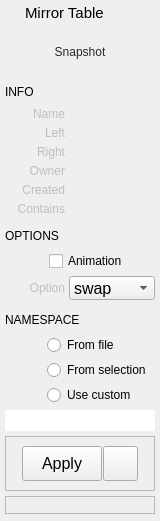
<?xml version="1.0" encoding="UTF-8"?>
<ui version="4.0">
 <class>Form</class>
 <widget class="QWidget" name="Form">
  <property name="geometry">
   <rect>
    <x>0</x>
    <y>0</y>
    <width>160</width>
    <height>521</height>
   </rect>
  </property>
  <property name="sizePolicy">
   <sizepolicy hsizetype="Preferred" vsizetype="Preferred">
    <horstretch>0</horstretch>
    <verstretch>0</verstretch>
   </sizepolicy>
  </property>
  <property name="minimumSize">
   <size>
    <width>160</width>
    <height>490</height>
   </size>
  </property>
  <property name="maximumSize">
   <size>
    <width>300</width>
    <height>16777215</height>
   </size>
  </property>
  <property name="windowTitle">
   <string>Form</string>
  </property>
  <property name="styleSheet">
   <string notr="true">QComboBox, QLineEdit {
	font-size: 16px;
}
</string>
  </property>
  <layout class="QVBoxLayout" name="verticalLayout">
   <property name="spacing">
    <number>5</number>
   </property>
   <property name="leftMargin">
    <number>5</number>
   </property>
   <property name="topMargin">
    <number>2</number>
   </property>
   <property name="rightMargin">
    <number>5</number>
   </property>
   <property name="bottomMargin">
    <number>2</number>
   </property>
   <item>
    <layout class="QHBoxLayout" name="horizontalLayout_18">
     <property name="leftMargin">
      <number>2</number>
     </property>
     <property name="topMargin">
      <number>2</number>
     </property>
     <property name="rightMargin">
      <number>2</number>
     </property>
     <property name="bottomMargin">
      <number>0</number>
     </property>
     <item>
      <widget class="QLabel" name="label_6">
       <property name="maximumSize">
        <size>
         <width>13</width>
         <height>13</height>
        </size>
       </property>
       <property name="text">
        <string/>
       </property>
       <property name="pixmap">
        <pixmap>../icons/mirrortable2.png</pixmap>
       </property>
       <property name="scaledContents">
        <bool>true</bool>
       </property>
      </widget>
     </item>
     <item>
      <widget class="QLabel" name="label_2">
       <property name="font">
        <font>
         <family>Arial</family>
         <pointsize>11</pointsize>
         <weight>50</weight>
         <bold>false</bold>
        </font>
       </property>
       <property name="text">
        <string>Mirror Table</string>
       </property>
      </widget>
     </item>
    </layout>
   </item>
   <item>
    <layout class="QHBoxLayout" name="horizontalLayout_14">
     <property name="spacing">
      <number>0</number>
     </property>
     <property name="topMargin">
      <number>0</number>
     </property>
     <property name="bottomMargin">
      <number>0</number>
     </property>
     <item>
      <widget class="QLabel" name="label_9">
       <property name="minimumSize">
        <size>
         <width>0</width>
         <height>0</height>
        </size>
       </property>
       <property name="maximumSize">
        <size>
         <width>0</width>
         <height>16777215</height>
        </size>
       </property>
       <property name="text">
        <string/>
       </property>
      </widget>
     </item>
     <item>
      <widget class="QFrame" name="iconFrame_2">
       <property name="sizePolicy">
        <sizepolicy hsizetype="Expanding" vsizetype="Expanding">
         <horstretch>0</horstretch>
         <verstretch>1</verstretch>
        </sizepolicy>
       </property>
       <property name="minimumSize">
        <size>
         <width>50</width>
         <height>50</height>
        </size>
       </property>
       <property name="maximumSize">
        <size>
         <width>150</width>
         <height>150</height>
        </size>
       </property>
       <property name="styleSheet">
        <string notr="true"/>
       </property>
       <property name="frameShape">
        <enum>QFrame::NoFrame</enum>
       </property>
       <property name="frameShadow">
        <enum>QFrame::Plain</enum>
       </property>
       <property name="lineWidth">
        <number>0</number>
       </property>
       <layout class="QVBoxLayout" name="verticalLayout_4">
        <property name="spacing">
         <number>0</number>
        </property>
        <property name="margin">
         <number>0</number>
        </property>
        <item>
         <widget class="QToolButton" name="snapshotButton">
          <property name="enabled">
           <bool>true</bool>
          </property>
          <property name="sizePolicy">
           <sizepolicy hsizetype="Expanding" vsizetype="Expanding">
            <horstretch>0</horstretch>
            <verstretch>1</verstretch>
           </sizepolicy>
          </property>
          <property name="minimumSize">
           <size>
            <width>0</width>
            <height>0</height>
           </size>
          </property>
          <property name="maximumSize">
           <size>
            <width>150</width>
            <height>150</height>
           </size>
          </property>
          <property name="toolTip">
           <string>Take snapshot</string>
          </property>
          <property name="layoutDirection">
           <enum>Qt::LeftToRight</enum>
          </property>
          <property name="styleSheet">
           <string notr="true">color: rgb(40, 40, 40);
border: 1px solid rgb(0, 0, 0, 0);
background-color: rgb(254, 255, 230, 0);</string>
          </property>
          <property name="text">
           <string>Snapshot</string>
          </property>
          <property name="icon">
           <iconset>
            <normaloff>../icons/thumbnail.png</normaloff>../icons/thumbnail.png</iconset>
          </property>
          <property name="iconSize">
           <size>
            <width>176</width>
            <height>180</height>
           </size>
          </property>
          <property name="popupMode">
           <enum>QToolButton::InstantPopup</enum>
          </property>
          <property name="toolButtonStyle">
           <enum>Qt::ToolButtonIconOnly</enum>
          </property>
          <property name="autoRaise">
           <bool>false</bool>
          </property>
         </widget>
        </item>
       </layout>
      </widget>
     </item>
    </layout>
   </item>
   <item>
    <layout class="QHBoxLayout" name="horizontalLayout_7">
     <property name="topMargin">
      <number>0</number>
     </property>
     <item>
      <widget class="QLabel" name="label_8">
       <property name="minimumSize">
        <size>
         <width>100</width>
         <height>0</height>
        </size>
       </property>
       <property name="maximumSize">
        <size>
         <width>200</width>
         <height>16777215</height>
        </size>
       </property>
       <property name="font">
        <font>
         <family>Arial</family>
         <pointsize>9</pointsize>
         <weight>50</weight>
         <bold>false</bold>
        </font>
       </property>
       <property name="text">
        <string>INFO</string>
       </property>
      </widget>
     </item>
     <item>
      <spacer name="horizontalSpacer_2">
       <property name="orientation">
        <enum>Qt::Horizontal</enum>
       </property>
       <property name="sizeHint" stdset="0">
        <size>
         <width>40</width>
         <height>20</height>
        </size>
       </property>
      </spacer>
     </item>
    </layout>
   </item>
   <item>
    <layout class="QHBoxLayout" name="horizontalLayout">
     <property name="spacing">
      <number>6</number>
     </property>
     <property name="topMargin">
      <number>0</number>
     </property>
     <item>
      <widget class="QLabel" name="label">
       <property name="enabled">
        <bool>false</bool>
       </property>
       <property name="sizePolicy">
        <sizepolicy hsizetype="Fixed" vsizetype="Preferred">
         <horstretch>0</horstretch>
         <verstretch>0</verstretch>
        </sizepolicy>
       </property>
       <property name="minimumSize">
        <size>
         <width>60</width>
         <height>0</height>
        </size>
       </property>
       <property name="maximumSize">
        <size>
         <width>60</width>
         <height>16777215</height>
        </size>
       </property>
       <property name="text">
        <string>Name</string>
       </property>
       <property name="alignment">
        <set>Qt::AlignRight|Qt::AlignTrailing|Qt::AlignVCenter</set>
       </property>
      </widget>
     </item>
     <item>
      <widget class="QLabel" name="name">
       <property name="enabled">
        <bool>true</bool>
       </property>
       <property name="sizePolicy">
        <sizepolicy hsizetype="Ignored" vsizetype="Preferred">
         <horstretch>0</horstretch>
         <verstretch>0</verstretch>
        </sizepolicy>
       </property>
       <property name="text">
        <string/>
       </property>
      </widget>
     </item>
    </layout>
   </item>
   <item>
    <layout class="QHBoxLayout" name="horizontalLayout_4">
     <property name="spacing">
      <number>6</number>
     </property>
     <property name="topMargin">
      <number>0</number>
     </property>
     <item>
      <widget class="QLabel" name="label_4">
       <property name="enabled">
        <bool>false</bool>
       </property>
       <property name="sizePolicy">
        <sizepolicy hsizetype="Fixed" vsizetype="Preferred">
         <horstretch>0</horstretch>
         <verstretch>0</verstretch>
        </sizepolicy>
       </property>
       <property name="minimumSize">
        <size>
         <width>60</width>
         <height>0</height>
        </size>
       </property>
       <property name="maximumSize">
        <size>
         <width>60</width>
         <height>16777215</height>
        </size>
       </property>
       <property name="text">
        <string>Left</string>
       </property>
       <property name="alignment">
        <set>Qt::AlignRight|Qt::AlignTrailing|Qt::AlignVCenter</set>
       </property>
      </widget>
     </item>
     <item>
      <widget class="QLabel" name="left">
       <property name="enabled">
        <bool>true</bool>
       </property>
       <property name="sizePolicy">
        <sizepolicy hsizetype="Ignored" vsizetype="Preferred">
         <horstretch>0</horstretch>
         <verstretch>0</verstretch>
        </sizepolicy>
       </property>
       <property name="text">
        <string/>
       </property>
      </widget>
     </item>
    </layout>
   </item>
   <item>
    <layout class="QHBoxLayout" name="horizontalLayout_13">
     <property name="spacing">
      <number>6</number>
     </property>
     <property name="topMargin">
      <number>0</number>
     </property>
     <item>
      <widget class="QLabel" name="label_5">
       <property name="enabled">
        <bool>false</bool>
       </property>
       <property name="sizePolicy">
        <sizepolicy hsizetype="Fixed" vsizetype="Preferred">
         <horstretch>0</horstretch>
         <verstretch>0</verstretch>
        </sizepolicy>
       </property>
       <property name="minimumSize">
        <size>
         <width>60</width>
         <height>0</height>
        </size>
       </property>
       <property name="maximumSize">
        <size>
         <width>60</width>
         <height>16777215</height>
        </size>
       </property>
       <property name="text">
        <string>Right</string>
       </property>
       <property name="alignment">
        <set>Qt::AlignRight|Qt::AlignTrailing|Qt::AlignVCenter</set>
       </property>
      </widget>
     </item>
     <item>
      <widget class="QLabel" name="right">
       <property name="enabled">
        <bool>true</bool>
       </property>
       <property name="sizePolicy">
        <sizepolicy hsizetype="Ignored" vsizetype="Preferred">
         <horstretch>0</horstretch>
         <verstretch>0</verstretch>
        </sizepolicy>
       </property>
       <property name="text">
        <string/>
       </property>
      </widget>
     </item>
    </layout>
   </item>
   <item>
    <layout class="QHBoxLayout" name="horizontalLayout_9">
     <property name="spacing">
      <number>6</number>
     </property>
     <property name="topMargin">
      <number>0</number>
     </property>
     <item>
      <widget class="QLabel" name="label_13">
       <property name="enabled">
        <bool>false</bool>
       </property>
       <property name="sizePolicy">
        <sizepolicy hsizetype="Fixed" vsizetype="Expanding">
         <horstretch>0</horstretch>
         <verstretch>0</verstretch>
        </sizepolicy>
       </property>
       <property name="minimumSize">
        <size>
         <width>60</width>
         <height>0</height>
        </size>
       </property>
       <property name="maximumSize">
        <size>
         <width>60</width>
         <height>500</height>
        </size>
       </property>
       <property name="text">
        <string>Owner</string>
       </property>
       <property name="alignment">
        <set>Qt::AlignRight|Qt::AlignTop|Qt::AlignTrailing</set>
       </property>
      </widget>
     </item>
     <item>
      <widget class="QLabel" name="owner">
       <property name="enabled">
        <bool>true</bool>
       </property>
       <property name="sizePolicy">
        <sizepolicy hsizetype="Ignored" vsizetype="Expanding">
         <horstretch>0</horstretch>
         <verstretch>0</verstretch>
        </sizepolicy>
       </property>
       <property name="minimumSize">
        <size>
         <width>0</width>
         <height>0</height>
        </size>
       </property>
       <property name="maximumSize">
        <size>
         <width>16777215</width>
         <height>16777215</height>
        </size>
       </property>
       <property name="styleSheet">
        <string notr="true"/>
       </property>
       <property name="text">
        <string/>
       </property>
       <property name="alignment">
        <set>Qt::AlignLeading|Qt::AlignLeft|Qt::AlignTop</set>
       </property>
       <property name="wordWrap">
        <bool>true</bool>
       </property>
      </widget>
     </item>
    </layout>
   </item>
   <item>
    <layout class="QHBoxLayout" name="horizontalLayout_11">
     <property name="spacing">
      <number>6</number>
     </property>
     <property name="topMargin">
      <number>0</number>
     </property>
     <item>
      <widget class="QLabel" name="label_14">
       <property name="enabled">
        <bool>false</bool>
       </property>
       <property name="sizePolicy">
        <sizepolicy hsizetype="Fixed" vsizetype="Expanding">
         <horstretch>0</horstretch>
         <verstretch>0</verstretch>
        </sizepolicy>
       </property>
       <property name="minimumSize">
        <size>
         <width>60</width>
         <height>0</height>
        </size>
       </property>
       <property name="maximumSize">
        <size>
         <width>60</width>
         <height>500</height>
        </size>
       </property>
       <property name="text">
        <string>Created</string>
       </property>
       <property name="alignment">
        <set>Qt::AlignRight|Qt::AlignTop|Qt::AlignTrailing</set>
       </property>
      </widget>
     </item>
     <item>
      <widget class="QLabel" name="created">
       <property name="enabled">
        <bool>true</bool>
       </property>
       <property name="sizePolicy">
        <sizepolicy hsizetype="Expanding" vsizetype="Expanding">
         <horstretch>0</horstretch>
         <verstretch>0</verstretch>
        </sizepolicy>
       </property>
       <property name="minimumSize">
        <size>
         <width>0</width>
         <height>0</height>
        </size>
       </property>
       <property name="maximumSize">
        <size>
         <width>16777215</width>
         <height>16777215</height>
        </size>
       </property>
       <property name="styleSheet">
        <string notr="true"/>
       </property>
       <property name="text">
        <string/>
       </property>
       <property name="alignment">
        <set>Qt::AlignLeading|Qt::AlignLeft|Qt::AlignTop</set>
       </property>
       <property name="wordWrap">
        <bool>true</bool>
       </property>
      </widget>
     </item>
    </layout>
   </item>
   <item>
    <layout class="QHBoxLayout" name="horizontalLayout_15">
     <property name="spacing">
      <number>6</number>
     </property>
     <property name="topMargin">
      <number>0</number>
     </property>
     <property name="bottomMargin">
      <number>0</number>
     </property>
     <item>
      <widget class="QLabel" name="label_15">
       <property name="enabled">
        <bool>false</bool>
       </property>
       <property name="sizePolicy">
        <sizepolicy hsizetype="Fixed" vsizetype="Expanding">
         <horstretch>0</horstretch>
         <verstretch>0</verstretch>
        </sizepolicy>
       </property>
       <property name="minimumSize">
        <size>
         <width>60</width>
         <height>0</height>
        </size>
       </property>
       <property name="maximumSize">
        <size>
         <width>60</width>
         <height>500</height>
        </size>
       </property>
       <property name="text">
        <string>Contains</string>
       </property>
       <property name="alignment">
        <set>Qt::AlignRight|Qt::AlignTop|Qt::AlignTrailing</set>
       </property>
      </widget>
     </item>
     <item>
      <widget class="QLabel" name="contains">
       <property name="enabled">
        <bool>true</bool>
       </property>
       <property name="sizePolicy">
        <sizepolicy hsizetype="Expanding" vsizetype="MinimumExpanding">
         <horstretch>0</horstretch>
         <verstretch>0</verstretch>
        </sizepolicy>
       </property>
       <property name="minimumSize">
        <size>
         <width>0</width>
         <height>0</height>
        </size>
       </property>
       <property name="maximumSize">
        <size>
         <width>16777215</width>
         <height>16777215</height>
        </size>
       </property>
       <property name="styleSheet">
        <string notr="true"/>
       </property>
       <property name="text">
        <string/>
       </property>
       <property name="alignment">
        <set>Qt::AlignLeading|Qt::AlignLeft|Qt::AlignTop</set>
       </property>
       <property name="wordWrap">
        <bool>true</bool>
       </property>
      </widget>
     </item>
    </layout>
   </item>
   <item>
    <layout class="QHBoxLayout" name="horizontalLayout_8">
     <property name="topMargin">
      <number>5</number>
     </property>
     <item>
      <widget class="QLabel" name="label_7">
       <property name="minimumSize">
        <size>
         <width>100</width>
         <height>0</height>
        </size>
       </property>
       <property name="maximumSize">
        <size>
         <width>200</width>
         <height>16777215</height>
        </size>
       </property>
       <property name="font">
        <font>
         <family>Arial</family>
         <pointsize>9</pointsize>
         <weight>50</weight>
         <bold>false</bold>
        </font>
       </property>
       <property name="text">
        <string>OPTIONS</string>
       </property>
      </widget>
     </item>
     <item>
      <spacer name="horizontalSpacer">
       <property name="orientation">
        <enum>Qt::Horizontal</enum>
       </property>
       <property name="sizeHint" stdset="0">
        <size>
         <width>40</width>
         <height>20</height>
        </size>
       </property>
      </spacer>
     </item>
    </layout>
   </item>
   <item>
    <layout class="QHBoxLayout" name="horizontalLayout_19">
     <property name="spacing">
      <number>2</number>
     </property>
     <property name="leftMargin">
      <number>0</number>
     </property>
     <property name="topMargin">
      <number>0</number>
     </property>
     <item>
      <widget class="QLabel" name="label_20">
       <property name="minimumSize">
        <size>
         <width>42</width>
         <height>0</height>
        </size>
       </property>
       <property name="maximumSize">
        <size>
         <width>42</width>
         <height>16777215</height>
        </size>
       </property>
       <property name="layoutDirection">
        <enum>Qt::LeftToRight</enum>
       </property>
       <property name="text">
        <string/>
       </property>
       <property name="alignment">
        <set>Qt::AlignRight|Qt::AlignTrailing|Qt::AlignVCenter</set>
       </property>
      </widget>
     </item>
     <item>
      <widget class="QCheckBox" name="mirrorAnimationCheckBox">
       <property name="text">
        <string>Animation</string>
       </property>
      </widget>
     </item>
    </layout>
   </item>
   <item>
    <layout class="QHBoxLayout" name="horizontalLayout_16">
     <property name="spacing">
      <number>2</number>
     </property>
     <property name="topMargin">
      <number>0</number>
     </property>
     <item>
      <widget class="QLabel" name="label_12">
       <property name="enabled">
        <bool>false</bool>
       </property>
       <property name="minimumSize">
        <size>
         <width>60</width>
         <height>0</height>
        </size>
       </property>
       <property name="maximumSize">
        <size>
         <width>60</width>
         <height>16777215</height>
        </size>
       </property>
       <property name="text">
        <string>Option</string>
       </property>
       <property name="alignment">
        <set>Qt::AlignRight|Qt::AlignTrailing|Qt::AlignVCenter</set>
       </property>
      </widget>
     </item>
     <item>
      <layout class="QHBoxLayout" name="horizontalLayout_17">
       <property name="spacing">
        <number>2</number>
       </property>
       <property name="leftMargin">
        <number>2</number>
       </property>
       <item>
        <widget class="QComboBox" name="mirrorOptionComboBox">
         <property name="sizePolicy">
          <sizepolicy hsizetype="Ignored" vsizetype="Fixed">
           <horstretch>0</horstretch>
           <verstretch>0</verstretch>
          </sizepolicy>
         </property>
         <property name="minimumSize">
          <size>
           <width>0</width>
           <height>24</height>
          </size>
         </property>
         <property name="maximumSize">
          <size>
           <width>1000</width>
           <height>24</height>
          </size>
         </property>
         <item>
          <property name="text">
           <string>swap</string>
          </property>
         </item>
         <item>
          <property name="text">
           <string>left to right</string>
          </property>
         </item>
         <item>
          <property name="text">
           <string>right to left</string>
          </property>
         </item>
        </widget>
       </item>
      </layout>
     </item>
    </layout>
   </item>
   <item>
    <layout class="QHBoxLayout" name="horizontalLayout_20">
     <property name="topMargin">
      <number>5</number>
     </property>
     <item>
      <widget class="QLabel" name="label_10">
       <property name="minimumSize">
        <size>
         <width>100</width>
         <height>0</height>
        </size>
       </property>
       <property name="maximumSize">
        <size>
         <width>100</width>
         <height>16777215</height>
        </size>
       </property>
       <property name="font">
        <font>
         <family>Arial</family>
         <pointsize>9</pointsize>
         <weight>50</weight>
         <bold>false</bold>
        </font>
       </property>
       <property name="text">
        <string>NAMESPACE</string>
       </property>
      </widget>
     </item>
     <item>
      <spacer name="horizontalSpacer_5">
       <property name="orientation">
        <enum>Qt::Horizontal</enum>
       </property>
       <property name="sizeHint" stdset="0">
        <size>
         <width>40</width>
         <height>20</height>
        </size>
       </property>
      </spacer>
     </item>
    </layout>
   </item>
   <item>
    <layout class="QHBoxLayout" name="horizontalLayout_5">
     <property name="spacing">
      <number>2</number>
     </property>
     <property name="leftMargin">
      <number>0</number>
     </property>
     <property name="topMargin">
      <number>0</number>
     </property>
     <item>
      <widget class="QLabel" name="label_16">
       <property name="minimumSize">
        <size>
         <width>40</width>
         <height>0</height>
        </size>
       </property>
       <property name="maximumSize">
        <size>
         <width>40</width>
         <height>16777215</height>
        </size>
       </property>
       <property name="layoutDirection">
        <enum>Qt::LeftToRight</enum>
       </property>
       <property name="text">
        <string/>
       </property>
       <property name="alignment">
        <set>Qt::AlignRight|Qt::AlignTrailing|Qt::AlignVCenter</set>
       </property>
      </widget>
     </item>
     <item>
      <widget class="QRadioButton" name="useFileNamespace">
       <property name="text">
        <string>From file</string>
       </property>
      </widget>
     </item>
    </layout>
   </item>
   <item>
    <layout class="QHBoxLayout" name="horizontalLayout_10">
     <property name="spacing">
      <number>2</number>
     </property>
     <property name="leftMargin">
      <number>0</number>
     </property>
     <property name="topMargin">
      <number>0</number>
     </property>
     <item>
      <widget class="QLabel" name="label_17">
       <property name="minimumSize">
        <size>
         <width>40</width>
         <height>0</height>
        </size>
       </property>
       <property name="maximumSize">
        <size>
         <width>40</width>
         <height>16777215</height>
        </size>
       </property>
       <property name="layoutDirection">
        <enum>Qt::LeftToRight</enum>
       </property>
       <property name="text">
        <string/>
       </property>
       <property name="alignment">
        <set>Qt::AlignRight|Qt::AlignTrailing|Qt::AlignVCenter</set>
       </property>
      </widget>
     </item>
     <item>
      <widget class="QRadioButton" name="useSelectionNamespace">
       <property name="text">
        <string>From selection</string>
       </property>
      </widget>
     </item>
    </layout>
   </item>
   <item>
    <layout class="QHBoxLayout" name="horizontalLayout_12">
     <property name="spacing">
      <number>2</number>
     </property>
     <property name="leftMargin">
      <number>0</number>
     </property>
     <property name="topMargin">
      <number>0</number>
     </property>
     <item>
      <widget class="QLabel" name="label_19">
       <property name="minimumSize">
        <size>
         <width>40</width>
         <height>0</height>
        </size>
       </property>
       <property name="maximumSize">
        <size>
         <width>40</width>
         <height>16777215</height>
        </size>
       </property>
       <property name="layoutDirection">
        <enum>Qt::LeftToRight</enum>
       </property>
       <property name="text">
        <string/>
       </property>
       <property name="alignment">
        <set>Qt::AlignRight|Qt::AlignTrailing|Qt::AlignVCenter</set>
       </property>
      </widget>
     </item>
     <item>
      <widget class="QRadioButton" name="useCustomNamespace">
       <property name="text">
        <string>Use custom</string>
       </property>
      </widget>
     </item>
    </layout>
   </item>
   <item>
    <layout class="QHBoxLayout" name="horizontalLayout_3">
     <property name="leftMargin">
      <number>0</number>
     </property>
     <property name="topMargin">
      <number>0</number>
     </property>
     <property name="rightMargin">
      <number>0</number>
     </property>
     <item>
      <widget class="QLineEdit" name="namespaceEdit">
       <property name="minimumSize">
        <size>
         <width>0</width>
         <height>0</height>
        </size>
       </property>
       <property name="frame">
        <bool>false</bool>
       </property>
      </widget>
     </item>
    </layout>
   </item>
   <item>
    <widget class="QFrame" name="previewButtons">
     <property name="frameShape">
      <enum>QFrame::StyledPanel</enum>
     </property>
     <property name="frameShadow">
      <enum>QFrame::Raised</enum>
     </property>
     <layout class="QHBoxLayout" name="horizontalLayout_6">
      <property name="spacing">
       <number>1</number>
      </property>
      <item>
       <spacer name="horizontalSpacer_3">
        <property name="orientation">
         <enum>Qt::Horizontal</enum>
        </property>
        <property name="sizeHint" stdset="0">
         <size>
          <width>40</width>
          <height>20</height>
         </size>
        </property>
       </spacer>
      </item>
      <item>
       <widget class="QPushButton" name="acceptButton">
        <property name="sizePolicy">
         <sizepolicy hsizetype="Preferred" vsizetype="Fixed">
          <horstretch>0</horstretch>
          <verstretch>0</verstretch>
         </sizepolicy>
        </property>
        <property name="minimumSize">
         <size>
          <width>80</width>
          <height>35</height>
         </size>
        </property>
        <property name="maximumSize">
         <size>
          <width>125</width>
          <height>35</height>
         </size>
        </property>
        <property name="font">
         <font>
          <family>Arial</family>
          <pointsize>12</pointsize>
          <weight>50</weight>
          <bold>false</bold>
         </font>
        </property>
        <property name="toolTip">
         <string/>
        </property>
        <property name="styleSheet">
         <string notr="true"/>
        </property>
        <property name="text">
         <string>Apply</string>
        </property>
       </widget>
      </item>
      <item>
       <widget class="QPushButton" name="selectionSetButton">
        <property name="minimumSize">
         <size>
          <width>35</width>
          <height>35</height>
         </size>
        </property>
        <property name="maximumSize">
         <size>
          <width>35</width>
          <height>16777215</height>
         </size>
        </property>
        <property name="text">
         <string/>
        </property>
        <property name="icon">
         <iconset>
          <normaloff>../icons/selectionSet2.png</normaloff>../icons/selectionSet2.png</iconset>
        </property>
        <property name="iconSize">
         <size>
          <width>25</width>
          <height>25</height>
         </size>
        </property>
       </widget>
      </item>
      <item>
       <spacer name="horizontalSpacer_4">
        <property name="orientation">
         <enum>Qt::Horizontal</enum>
        </property>
        <property name="sizeHint" stdset="0">
         <size>
          <width>40</width>
          <height>20</height>
         </size>
        </property>
       </spacer>
      </item>
     </layout>
    </widget>
   </item>
   <item>
    <widget class="QFrame" name="frame">
     <property name="sizePolicy">
      <sizepolicy hsizetype="Preferred" vsizetype="Expanding">
       <horstretch>0</horstretch>
       <verstretch>2</verstretch>
      </sizepolicy>
     </property>
     <property name="frameShape">
      <enum>QFrame::StyledPanel</enum>
     </property>
     <property name="frameShadow">
      <enum>QFrame::Raised</enum>
     </property>
    </widget>
   </item>
   <item>
    <widget class="QLabel" name="label_18">
     <property name="maximumSize">
      <size>
       <width>16777215</width>
       <height>0</height>
      </size>
     </property>
     <property name="text">
      <string/>
     </property>
    </widget>
   </item>
  </layout>
 </widget>
 <resources/>
 <connections/>
 <slots>
  <slot>snapshot()</slot>
  <slot>apply()</slot>
  <slot>edit()</slot>
  <slot>showContextMenu()</slot>
 </slots>
</ui>
